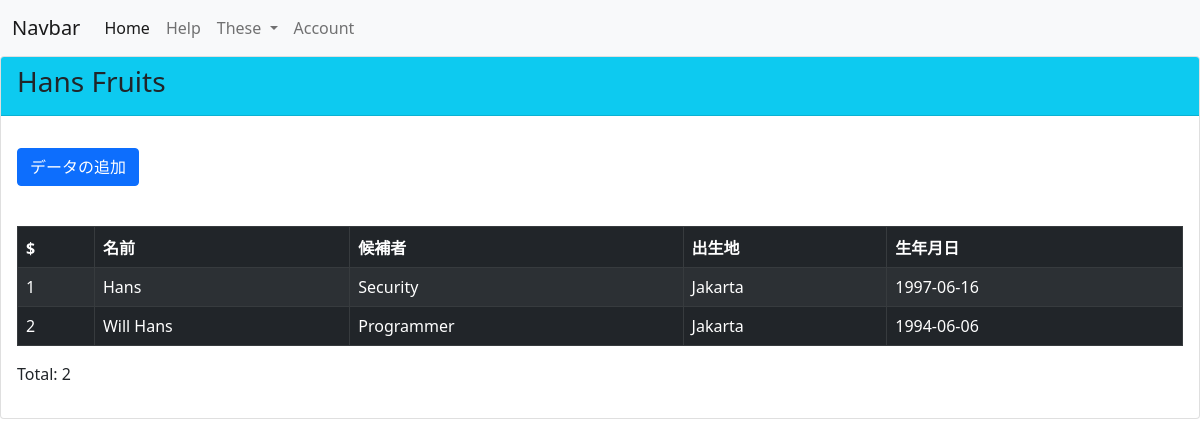
The page /reg.php on the database its author committed.
### tables this page shows
CREATE TABLE `apeshit5` (
  `id` int(11) NOT NULL,
  `long_name` varchar(255) NOT NULL,
  `address` varchar(255) NOT NULL,
  `telephone` int(255) NOT NULL,
  `email` varchar(100) NOT NULL,
  `photo` varchar(225) NOT NULL,
  `birth_date` date NOT NULL,
  `birth_place` varchar(290) NOT NULL,
  `history_job` varchar(300) NOT NULL,
  `jabatan` enum('OB','Seller','Security','Cashier','Programmer') NOT NULL
);

### reg.php (the view, shortened to what this page needs)
<?php
include "./inc/server.php";
$sql = "SELECT * FROM `apeshit5`";
$result = $conn->query($sql);
?>
<nav class="navbar navbar-expand-lg navbar-light bg-light">
  <div class="container-fluid">
    <a class="navbar-brand" href="#">Navbar</a>
    <div class="collapse navbar-collapse" id="navbarSupportedContent">
      <ul class="navbar-nav me-auto mb-2 mb-lg-0">
        <li class="nav-item">
          <a class="nav-link active" aria-current="page" href="indexgoogle.php">Home</a>
        </li>
        <li class="nav-item">
          <a class="nav-link" href="Help.php">Help</a>
        </li>
        <li class="nav-item dropdown">
          <a class="nav-link dropdown-toggle" href="#" id="navbarDropdown" role="button" data-bs-toggle="dropdown" aria-expanded="false">
            These
          </a>
        </li>
        <li class="nav-item">
          <a class="nav-link" href="logingoogle.php" tabindex="-1" aria-disabled="true">Account</a>
        </li>
      </ul>
    </div>
  </div>
</nav>
<div class="card card-info">
    <div class="card-header bg-info mb-3">
        <h3 class="card-title">
            <i class="far fa-lemon"></i> Hans Fruits
        </h3>
    </div>
    <div class="card-body">
        <div class="table-responsive">
            <div>
                <a href="addnew.php" class="btn btn-primary">
                    <i class="fas fa-user-ninja"></i>データの追加</a>
            </div>
            <br>
            <div class="mt-3">
                <table class="table table-striped table-dark table-bordered" id="myTable">
                    <thead>
                        <tr>
                            <th scope="col">$</th>
                            <th scope="col">名前</th>
                            <th scope="col">候補者</th>
                            <th scope="col">出生地</th>
                            <th scope="col">生年月日</th>
                        </tr>
                    </thead>
                    <tbody>
                        <?php
                        $no = 1;
                        if ($result->num_rows > 0) {
                            while ($row = $result->fetch_assoc()) {
                        ?>
                                <tr>
                                    <td><?php echo $no++; ?></td>
                                    <td><?php echo $row['long_name'] ?></td>
                                    <td><?php echo $row['jabatan'] ?></td>
                                    <td><?php echo $row['birth_place'] ?></td>
                                    <td><?php echo $row['birth_date'] ?></td>
                                </tr>
                        <?php
                            }
                        }
                        ?>
                    </tbody>
                </table>
            </div>
            <p class="text-dark">Total: <?php echo mysqli_num_rows($result) ?></p>
        </div>
    </div>
    <link href="https://cdn.jsdelivr.net/npm/bootstrap@5.0.0-beta2/dist/css/bootstrap.min.css" rel="stylesheet">

### rows shown on the page
apeshit5: long_name "Hans", jabatan "Security", birth_place "Jakarta", birth_date "1997-06-16"
apeshit5: long_name "Will Hans", jabatan "Programmer", birth_place "Jakarta", birth_date "1994-06-06"

### other values the page prints
mysqli_num_rows($result) "2"
